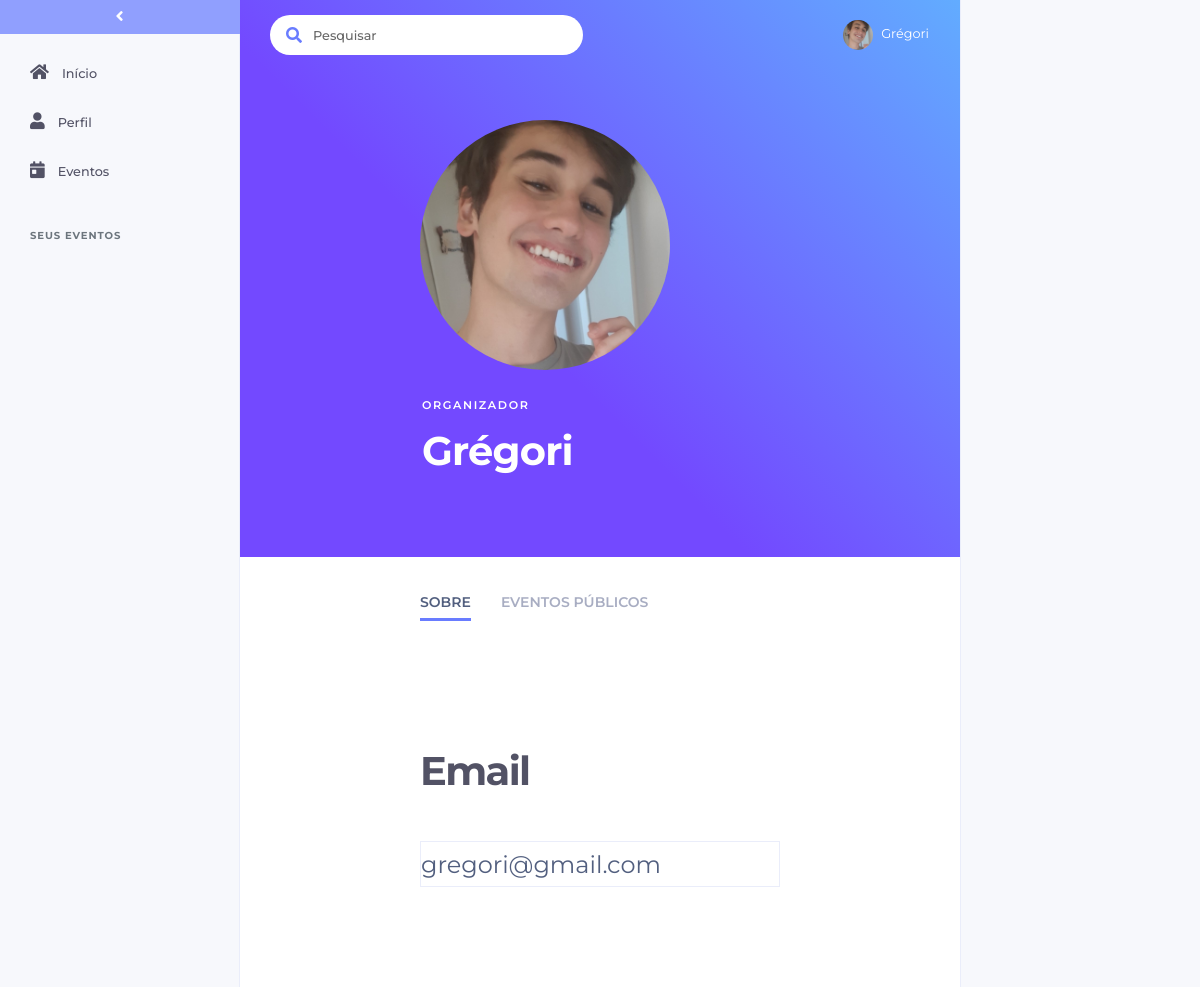
The page /view/perfil_organizador.php?organizador=33 (signed in) on the database its author committed.
### tables this page shows
CREATE TABLE `usuario` (
  `id` bigint(20) NOT NULL,
  `nome` varchar(100) NOT NULL,
  `email` varchar(200) NOT NULL,
  `senha` varchar(20) NOT NULL,
  `tipo` char(1) NOT NULL,
  `cnpj` char(14) DEFAULT NULL,
  `telefone` bigint(20) DEFAULT NULL,
  `idCategoria` int(11) DEFAULT NULL,
  `imagem` varchar(200) NOT NULL DEFAULT 'no-image.png'
);

### autoload.php (called while the page is built, shortened)
<?php
function autoload($classe)
{
    $classe = lcfirst($classe);
    $classe2 = lcfirst(substr($classe, 0,8));
    $classe3 = lcfirst(substr($classe, 8));
    $classe4 = lcfirst(substr($classe, 0,6));
    $classe5 = lcfirst(substr($classe, 6));
}

### modelo/database.class.php (called while the page is built, shortened)
<?php
include_once '../autoload.php';
class Database{
    protected static $conn;
    private function __construct()
    {
        try
        {
            self::$conn = new PDO("mysql:host=". Config::HOST_NAME."; dbname=".Config::DATABASE_NAME, Config::DATABASE_USER_NAME, Config::DATABASE_PASSWORD);
            self::$conn->setAttribute(PDO::ATTR_ERRMODE, PDO::ERRMODE_EXCEPTION);
            self::$conn->exec('SET NAMES utf8');
        }
        catch (PDOException $e)
        {
            $email = new Email();
            die("Connection Error: " . $e->getMessage());
        }
    }
    public static function conectar()
    {
        return self::$conn;
    }
}

### controle/controle.organizador.class.php (called while the page is built, shortened)
<?php
class ControleOrganizador extends ControleBase {
    private $organizador;
    public function __construct() {
        $this->organizador = new Organizador();
    }
    public function controleAcao($acao,$param=null,$param2=null){
        switch ($acao) {
            default:
                return parent::controleAcao($acao,$param,$param2);
                break;
        }
    }
    protected function listarUnico($param){
        return $this->organizador->listarUnico($param);
    }
}

### modelo/organizador.class.php (called while the page is built, shortened)
<?php
class Organizador implements ibaseModelo{
    private $nome;
    private $email;
    private $imagem;
    private $conn;
    public function getNome() {
        return $this->nome;
    }
    public function getEmail() {
        return $this->email;
    }
    public function getImagem() {
        return $this->imagem;
    }
    public function __construct() {
        $this->conn = Database::conectar();
    }
    public function listarUnico($id){
        try{
            $query="SELECT id, nome, email, senha, imagem FROM usuario WHERE id=:id";
            $this->stmt= $this->conn->prepare($query);
            $this->stmt->bindValue(':id', $id, PDO::PARAM_INT);
            if($this->stmt->execute()){
                $organizador = $this->stmt->fetchAll(PDO::FETCH_CLASS,"Organizador");
            }
            return $organizador[0];
        } catch(PDOException $e) {
            echo "<div class='alert alert-danger'>".$e->getMessage()."</div>";
            return null;
        }
    }
}

### controle/controle.base.class.php (called while the page is built, shortened)
<?php
abstract class ControleBase {
    public function controleAcao($acao,$param=null, $param2=null) {
        switch ($acao) {
             case "listarTodos":
                return $this->listarTodos($param, $param2);
                break;
            case "listarUnico":
                return $this->listarUnico($param);
                break;
            case "listarRelacionado":
                return $this->listarRelacionado($param);
                break;
        }
    }
}
?>

### view/perfil_organizador.php (the view, shortened to what this page needs)
<?php
    include_once '../autoload.php';
	if($_GET['organizador']){
        $organizadorControle = new ControleOrganizador();
        $organizadorControle->setVisao($_GET);
        $organizadorUnico = $organizadorControle->controleAcao("listarUnico", $_GET["organizador"]);
    }
?>
<!DOCTYPE html>
<html>
<?php
include_once('include/head.php');
?>
<body>
    <div class="wrapper">
        <?php
        include_once('include/sidebar.php');
        ?>
        <div id="page" class="no-padding">
            <div id="background">
            <?php include_once('include/navbar.php'); ?>
            <div style="padding-right: 15vw; padding-left: calc(15vw - 30px);">
            <?php if (!isset($convidado)) { ?>
                <div id="visualizar_imagem">
                    <img class="circle" style="background-color: #f7f8fc; width: 250px; height: 250px;" id="image" src="img/imagens_organizador/<?= $organizadorUnico->getImagem() ?>"/>
                </div>
            <?php } ?>
            <div class="filtros">
                <div class="filtros-tipo">ORGANIZADOR</div>
                <div class="filtros-nome">
                    <?php if (!isset($convidado)) {?>
                    <input type="text" id="input-nome" class="form-control form-control-alternative form-edita form-title" placeholder="First name" value="<?= isset($organizadorUnico) ? $organizadorUnico->getNome() : "";?>">
                    <?php } else {
                        if (isset($organizadorUnico)) {
                            echo $organizadorUnico->getNome();
                        } else {
                            echo "";
                        }
                    } ?>
                </div>
            </div>
            <br clear="all">
            </div>
        </div>
            <div id="navegacaoEvento">
                <div id="showEdita" class="selected"><?= isset($convidado) ? "Sobre" : "Sobre";?></div>
                <div id="showPublicacao">Eventos Públicos</div>
            </div>
            <div id="edicaoEvento">
                <div class="content big-content" style="background-color: #fff; border: none;">
                <div class="filtros">Email</div>
                    <?php if (!isset($convidado)) {?>
                        <input type="text" id="input-email" class="form-control form-control-alternative form-edita form-title" placeholder="First name" value="<?= isset($organizadorUnico) ? $organizadorUnico->getEmail() : "";?>">
                    <?php } else { ?>
                        <span> <?= isset($organizadorUnico) ? $organizadorUnico->getEmail() : '';?></span>
                    <?php } ?>
                </div>
            </div>
    </div>
    <div id="action-bar">
        </div>
</div>
</body>
</html>

### view/css/main.css (style rules this page uses)
.wrapper { display: flex; align-items: stretch; width: 100%; margin-left: auto; margin-right: auto; display: flex; align-items: stretch; }
html { height: 100%; }
body { font-family: 'Montserrat' !important; background-color: #fff !important; height: 100%; overflow: hidden; }
.no-padding { padding: 0px !important; }
#page { width: calc(100vw - 480px); transition: width 0.4s; padding: 0px 0px 0px 30px; overflow: auto; max-height: 100vh; text-align: left; }
#page .content { display: inline-block; }
#background { background: linear-gradient(45deg, rgba(115, 73, 255, 1) 40%, rgba(98, 172, 255, 1)); background-size: cover; background-position: center; padding: 0px 0px 30px 30px; }
#background .filtros { margin-top: 50px; line-height: initial; color: #fff !important; letter-spacing: -0.05rem; }
#background .filtros .filtros-nome { white-space: nowrap; overflow: hidden; }
#background .filtros .filtros-tipo { letter-spacing: 0.1rem; font-family: Montserrat; font-size: 0.7rem; font-weight: 600; line-height: initial; margin-left: 2px; color: #fff; margin-bottom: 0px; display: inline-block; }
#background .filtros .filtros-nome input { border: solid 2px transparent; height: auto !important; font-size: 2.5rem !important; font-weight: 700 !important; color: #fff !important; letter-spacing: -0.05rem; padding: 0px; }
.content { margin-right: 2%; margin-bottom: 30px; float: left; box-sizing: border-box; padding: 10px 30px; line-height: 30px; }
.content.big-content { padding: 100px 15vw !important; margin-right: 0px !important; width: 100%; margin-bottom: 0px !important; }
.circle { border-radius: 50%; }
.filtros { margin: 0px 0px 20px 0px; font-weight: bold; line-height: 100px; font-family: Montserrat; font-size: 2.5rem; letter-spacing: -0.1rem; color: #525265; }
.form-edita { color: #525f7f !important; background-color: transparent !important; padding: 0px !important; }
.form-title { font-size: 1.5rem !important; }
#action-bar { width: 240px; min-height: 100vh; display: inline-block; background-color: #F7F8FC; border-left: solid 1px #eaedfa; }
#navegacaoEvento { margin-top: 20px; padding: 0px 15vw; }
#navegacaoEvento > div { float: left; padding: 15px 0px 5px 0px; margin-right: 30px; text-transform: uppercase; color: rgba(139, 146, 173, 0.75); font-size: 0.875rem; font-weight: 600; cursor: pointer; transition: all 0.2s; }
#navegacaoEvento > div.selected { border-bottom: solid 3px #697cff; color: #525f7f; transition: all 0.2s; }
#edicaoEvento .big-content:nth-child(2), #edicaoEvento .big-content:last-child { background-color: #f7f8fc; border-right: solid 1px #eaedfa; border-top: solid 1px #eaedfa; border-bottom: solid 1px #eaedfa; }
#visualizar_imagem { float: left; margin-right: 30px; overflow: hidden; }

### rows shown on the page
usuario: imagem (picture), nome "Grégori", email "gregori@gmail.com"

### other values the page prints
$_SESSION['usuario'] "Grégori"
